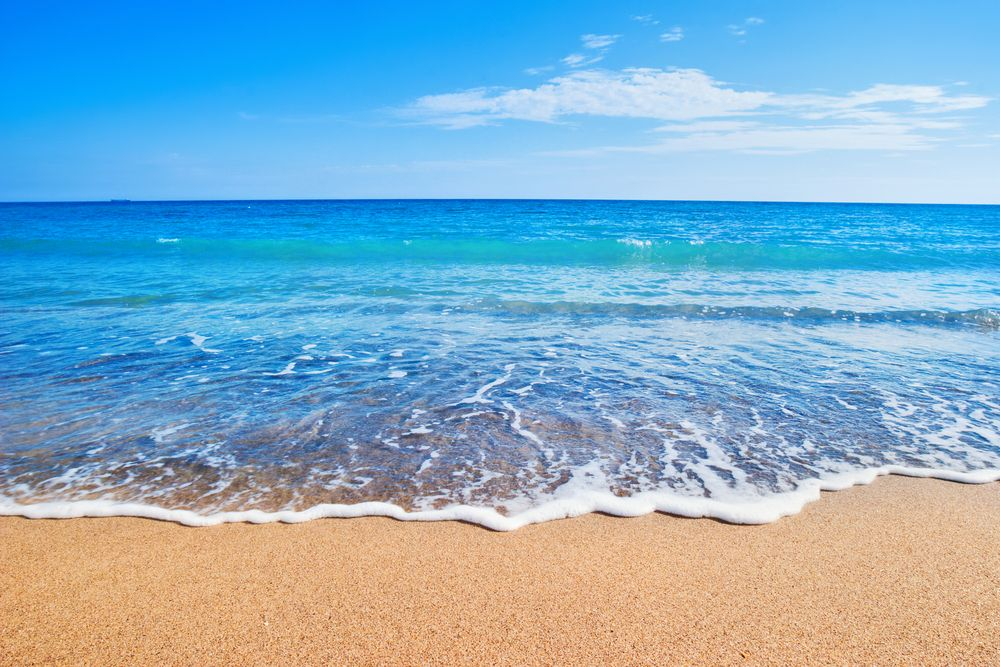
#> input picture wtqqnkYDYi2ifsWZVW2MT4-1200-80.png, 1000 x 667 px, found by its file name
$ python Camera_Test.py
#> lines starting #> are read from the running program, lines starting #| are printed output that depends on the picture
### Util.py
# Name: Ian White
# Date: 5/3/24
# Honor Pledge: All work here is honestly obtained and is my own

import numpy as np
import cv2 as cv2

# [69 lines left out: functions getDeltaX, getXImage, normalize, getDeltaY, getGradient, createSketch and 1 more, not called in this run]

# Precond: sub has a subject against a green screen background
def greenScreen(sub, back):
    backCopy= back.copy()
    lower_hue = np.array([62, 50, 50])
    upper_hue = np.array([130, 255, 255])
    hsv = cv2.cvtColor(sub, cv2.COLOR_BGR2HSV)
    mask = cv2.inRange(hsv, lower_hue, upper_hue)

    points= np.where(mask==0)
    backCopy[points]= sub[points]


    # cv2.imshow("greenScreen", backCopy)
    # cv2.waitKey(0)
    # cv2.destroyAllWindows()

    return backCopy


# [21 lines left out: function momentarilyDefinedGreenScreen, not called in this run]


# [12 lines of commented-out code are left out]

### Camera_Test.py
# Camera Sample in Python
# Save as a .py file
# Mr. Michaud
# www.nebomusic.net

import cv2 as cv2
import numpy as np


import Util

# Setup Camera Object: 0 is the index of the installed camera
# 1 is the index of a USB camera (webcam)
cap = cv2.VideoCapture(0)
imageBackground= cv2.imread("input/wtqqnkYDYi2ifsWZVW2MT4-1200-80.png", 3)
#> imageBackground is the input picture: shape (667, 1000, 3); mean B, G, R 200.4, 174.5, 130.6

bruh, background= cap.read()
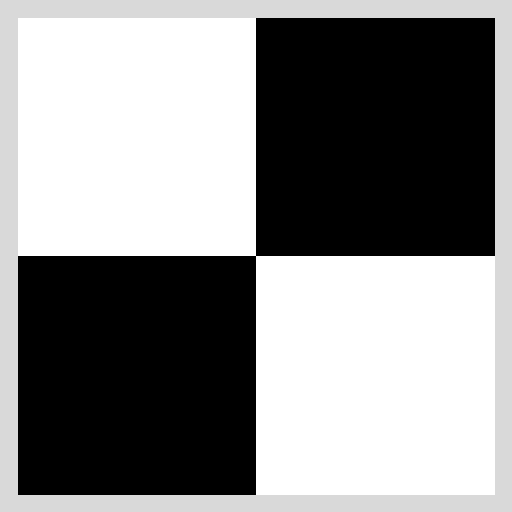
#> input picture sample1.png, 512 x 512 px, given in place of the camera
#> background is the input picture: shape (512, 512, 3); min 0, max 255, mean 139.3


# Camera Loop - Read image from camera and display
while (True):
    ret, frame = cap.read()
    # Show Video
    if ret==True:
        # cv2.imshow('Camera', frame)
        # cv2.imshow("Sketch", Util.createSketch(frame))
        # cv2.imshow('Lines', Util.createOutline(frame, (0,255,0)))
        cv2.imshow("GreenScreen", Util.greenScreen(frame, imageBackground))
#> in greenScreen, `hsv = cv2.cvtColor(sub, cv2.COLOR_BGR2HSV)`: hsv: shape (512, 512, 3); mean H, S, V 0, 0, 139.3
#> in greenScreen, `mask = cv2.inRange(hsv, lower_hue, upper_hue)`: mask: shape (512, 512); every value is 0
#> in greenScreen, `points= np.where(mask==0)`: points = 262144 positions, rows 0 to 511, columns 0 to 511
#> in greenScreen, `backCopy[points]= sub[points]`:
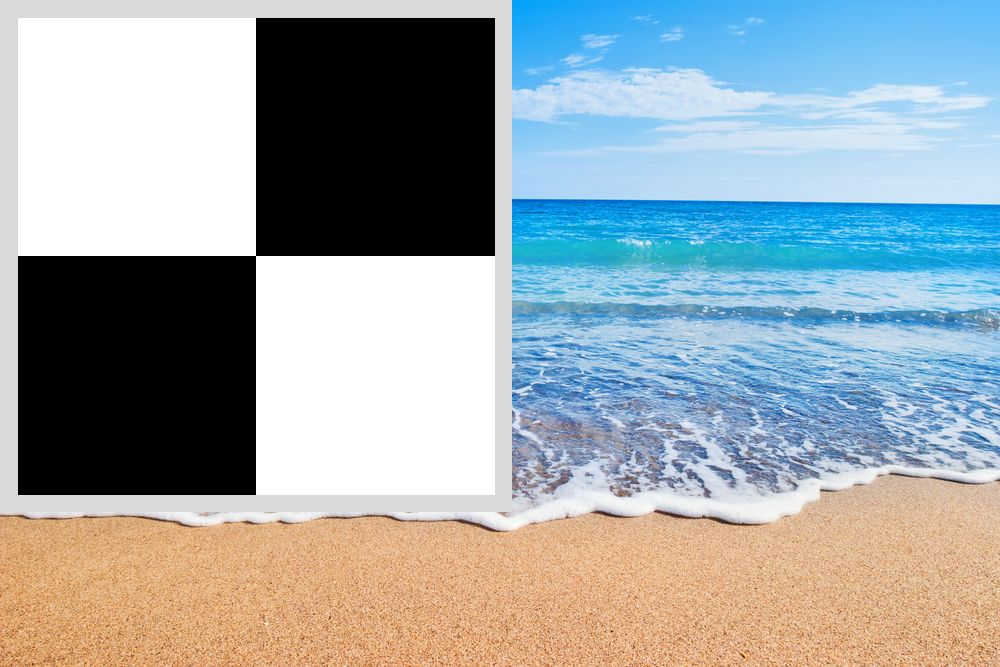
#> backCopy: shape (667, 1000, 3); mean B, G, R 169.9, 166.3, 156.5
    # Exit Sequence
    # Exits on 'q' key pressed
    if cv2.waitKey(1) & 0xFF == ord('q'):
#> (key q is pressed here)
        cap.release()
        cv2.destroyAllWindows()
        break

# Release cap object from memory and turn off camera
cap.release()
